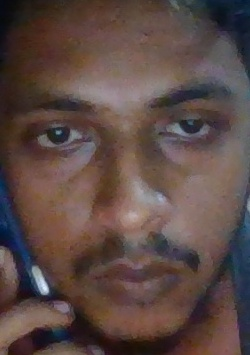
#> input picture backend/uploads/student_photos/student_1.jpg, 250 x 355 px
$ python -i biometric_service.py   (imports and definitions only)   (older library calls are emulated)
#> lines starting #> are read from the running program, lines starting #| are printed output that depends on the picture; after the words box and inside, x2 and y2 are one past the last pixel; in counts of white or black regions, pixels touching at a corner belong together
#> further down, picture is the input picture: shape (355, 250, 3); mean B, G, R 69.1, 73.4, 91.8
import cv2
import json
import base64
import os
import threading
import numpy as np
from typing import List, Tuple, Optional, Dict, Any
from app.core.logging import logger

# Base directories and ONNX weights paths
_BASE_DIR = os.path.dirname(os.path.dirname(os.path.dirname(os.path.abspath(__file__))))
_WEIGHTS_DIR = os.path.join(_BASE_DIR, "models_weights")
_YUNET_PATH = os.path.join(_WEIGHTS_DIR, "face_detection_yunet_2023mar.onnx")
_SFACE_PATH = os.path.join(_WEIGHTS_DIR, "face_recognition_sface_2021dec.onnx")

_detector_lock = threading.Lock()
_recognizer_lock = threading.Lock()

# Initialize OpenCV Haar Cascade as fail-safe fallback
_face_cascade = cv2.CascadeClassifier(cv2.data.haarcascades + "haarcascade_frontalface_default.xml")
_qr_detector = cv2.QRCodeDetector()

# Initialize Barcode Detector if available
_barcode_detector = None
try:
    if hasattr(cv2, "barcode") and hasattr(cv2.barcode, "BarcodeDetector"):
        _barcode_detector = cv2.barcode.BarcodeDetector()
except Exception as e:
    logger.warning(f"OpenCV BarcodeDetector initialization note: {e}")

# Initialize Deep Learning Face Detector (YuNet)
_yunet_detector = None
# [15 lines not run here, left out]

# Initialize Deep Learning Face Recognizer (SFace)
_sface_recognizer = None
# [11 lines not run here, left out]

# Threshold for SFace Cosine Similarity (OpenCV standard: 0.363; tuned safe threshold: 0.40)
SFACE_MATCH_THRESHOLD = 0.40


# [187 lines left out: functions decode_base64_image, encode_image_to_base64, detect_faces_detailed, detect_faces, extract_face_embedding, compute_cosine_similarity and 1 more, not called in this run]


def check_anti_spoofing(
    face_img: np.ndarray,
    full_image: Optional[np.ndarray] = None,
    bbox: Optional[Tuple[int, int, int, int]] = None
) -> Tuple[bool, float, str]:
    """
    Advanced Multi-Factor Biometric Anti-Spoofing Engine:
    1. Texture Flatness / Sharpness (Laplacian variance): Detects printed paper photos & photocopies.
    2. Specular Glare & Glass Reflection: Detects smartphone screen glass & glossy photo reflections.
    3. Chrominance Dispersion (YCrCb & HSV): Detects color gamut clamping & paper ink desaturation.
    4. 2D FFT Periodic Moiré: Detects digital screen subpixel grids (LCD/OLED phone replays).
    5. Perimeter Device Bezel / Border: Detects rectangular smartphone bezels or paper sheet edges.
    6. Luminance Dynamic Range: Detects elevated LCD black levels & washed-out printouts.

    Returns: (is_spoof: bool, liveness_score: float, details: str)
    """
    if face_img is None or face_img.size == 0:
        return True, 0.0, "Empty face region"

    fh, fw = face_img.shape[:2]
#> fh = 355; fw = 250
    if fh < 24 or fw < 24:
        return True, 0.10, "Face resolution too low for biometric liveness verification"

    gray = cv2.cvtColor(face_img, cv2.COLOR_BGR2GRAY) if len(face_img.shape) == 3 else face_img
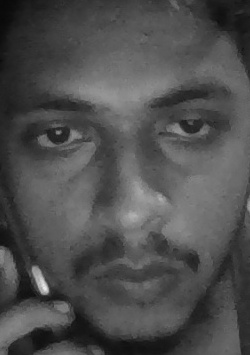
#> gray: shape (355, 250); min 8, max 237, mean 78.4
    hsv = cv2.cvtColor(face_img, cv2.COLOR_BGR2HSV) if len(face_img.shape) == 3 else None
#> hsv: shape (355, 250, 3); mean H, S, V 44.9, 83.4, 94.6
    ycrcb = cv2.cvtColor(face_img, cv2.COLOR_BGR2YCrCb) if len(face_img.shape) == 3 else None
#> ycrcb: shape (355, 250, 3); mean of channels 0, 1, 2 78.4, 137.6, 122.7

    spoof_reasons = []
    liveness_penalties = 0.0

    # 1. Texture Sharpness & Flatness (Laplacian Variance)
    laplacian_var = float(cv2.Laplacian(gray, cv2.CV_64F).var())
#> laplacian_var = 72.66
    if laplacian_var < 20.0:
        spoof_reasons.append(f"Low texture variance detected ({laplacian_var:.1f}) - Possible flat paper/blank cutout")
        liveness_penalties += 0.55
    elif laplacian_var > 1450.0:
        spoof_reasons.append(f"Extreme high-frequency noise ({laplacian_var:.1f}) - Screen subpixel grid / printer halftone")
        liveness_penalties += 0.40

    # 2. Specular Glare / Glass Reflection Detection (Phone screens & glossy photo paper)
    if hsv is not None:
        s_chan = hsv[:, :, 1]
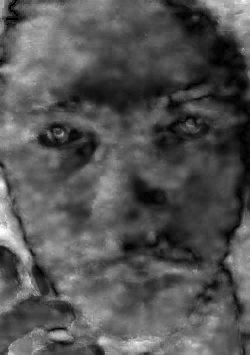
#> s_chan: shape (355, 250); min 0, max 255, mean 83.4
        v_chan = hsv[:, :, 2]
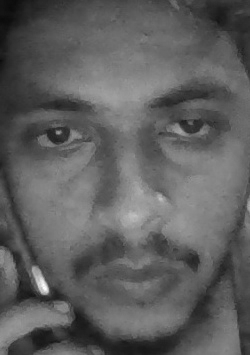
#> v_chan: shape (355, 250); min 11, max 255, mean 94.6
        # Pure white, desaturated specular glare hotspots from phone glass / glossy paper
        glare_mask = (v_chan > 246) & (s_chan < 35)
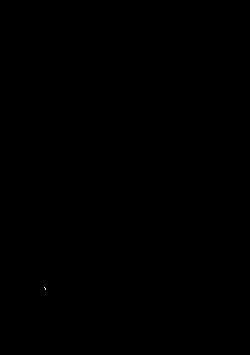
#> glare_mask: shape (355, 250) bool; 0% white in thin lines or dots, all inside (x1, y1, x2, y2) = (44, 287, 46, 290)
        glare_pct = (float(np.sum(glare_mask)) / float(fh * fw)) * 100.0
#> glare_pct = 0.00338
        if glare_pct > 1.2:
            spoof_reasons.append(f"Glass/Screen specular glare detected ({glare_pct:.2f}% hotspot area) - Possible phone display or glossy photo")
            liveness_penalties += 0.55

    # 3. Chrominance & Skin Pigment Dispersion (YCrCb & HSV color space)
    if ycrcb is not None and hsv is not None:
        y_chan = ycrcb[:, :, 0]
        cr_chan = ycrcb[:, :, 1]
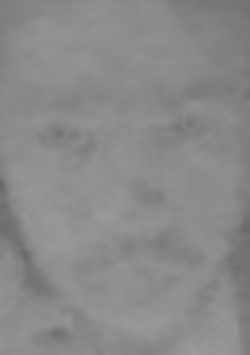
#> cr_chan: shape (355, 250); min 103, max 156, mean 137.6
        cb_chan = ycrcb[:, :, 2]
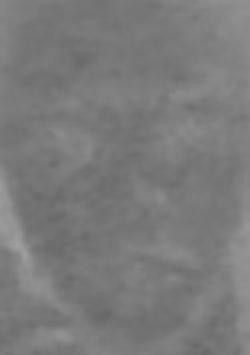
#> cb_chan: shape (355, 250); min 105, max 158, mean 122.7

        cr_std = float(np.std(cr_chan))
#> cr_std = 7.37
        cb_std = float(np.std(cb_chan))
#> cb_std = 7.33
        s_std = float(np.std(hsv[:, :, 1]))
#> s_std = 39.88

        # Real skin has natural chromatic dispersion. Printed paper and screens have clamped or skewed chroma
        if cr_std < 3.2 and cb_std < 3.0:
            spoof_reasons.append(f"Unnatural flat color gamut (Cr_std={cr_std:.1f}, Cb_std={cb_std:.1f}) - Monochrome or paper print")
            liveness_penalties += 0.50
        elif s_std < 4.0:
            spoof_reasons.append(f"Desaturated color profile (S_std={s_std:.1f}) - Flat paper printout")
            liveness_penalties += 0.40

        # Dynamic range check: screens elevate black levels due to backlight, paper compresses contrast
        y_min = int(np.percentile(y_chan, 2))
#> y_min = 22
        y_max = int(np.percentile(y_chan, 98))
#> y_max = 137
        dynamic_range = y_max - y_min
#> dynamic_range = 115
        if dynamic_range < 50:
            spoof_reasons.append(f"Low dynamic range ({dynamic_range}) - Paper photocopy or washed-out display")
            liveness_penalties += 0.35

    # 4. 2D FFT Frequency Analysis (Screen Pixel Moiré & Periodic High-Freq Artifacts)
    f = np.fft.fft2(gray)
    fshift = np.fft.fftshift(f)
    mag = np.abs(fshift)
    rows, cols = gray.shape
#> rows = 355; cols = 250
    crow, ccol = rows // 2, cols // 2
#> crow = 177; ccol = 125
    r = max(5, min(crow, ccol) // 4)
#> r = 31
    # Zero out low frequencies / DC component
    mag_hf = mag.copy()
    mag_hf[crow-r:crow+r, ccol-r:ccol+r] = 0
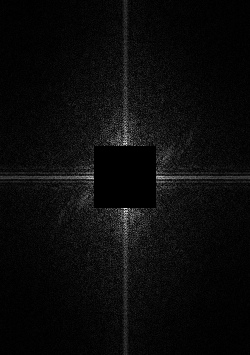
#> mag_hf: shape (355, 250) float64; min 0, max 19006.8, mean 863.5; drawn with min black and max white
    mean_hf = float(np.mean(mag_hf))
#> mean_hf = 863.5
    max_hf = float(np.max(mag_hf))
#> max_hf = 19006.8
    par = (max_hf / (mean_hf + 1e-5)) if mean_hf > 0 else 0.0
#> par = 22.01

    if par > 50.0 and mean_hf > 12.0:
        spoof_reasons.append(f"Digital screen pixel moiré detected (Peak-to-Average={par:.1f}) - Possible phone/tablet display")
        liveness_penalties += 0.50

    # 5. Perimeter Border & Phone Bezel Detection (if full image and bbox provided)
    if full_image is not None and bbox is not None and len(full_image.shape) >= 2:
        bx, by, bw, bh = bbox
        img_h, img_w = full_image.shape[:2]
        # Inspect margin around the face bounding box for phone edges or paper borders
        margin_x = int(bw * 0.25)
        margin_y = int(bh * 0.25)
        x1 = max(0, bx - margin_x)
        y1 = max(0, by - margin_y)
        x2 = min(img_w, bx + bw + margin_x)
        y2 = min(img_h, by + bh + margin_y)

        perimeter = full_image[y1:y2, x1:x2]
        if perimeter.size > 0:
            perim_gray = cv2.cvtColor(perimeter, cv2.COLOR_BGR2GRAY) if len(perimeter.shape) == 3 else perimeter
            edges = cv2.Canny(perim_gray, 50, 150)
            lines = cv2.HoughLinesP(edges, 1, np.pi/180, threshold=40, minLineLength=int(min(bw, bh)*0.6), maxLineGap=10)
            if lines is not None and len(lines) >= 3:
                straight_edges = 0
                for line in lines:
                    lx1, ly1, lx2, ly2 = line[0]
                    angle = np.abs(np.arctan2(ly2 - ly1, lx2 - lx1) * 180.0 / np.pi)
                    if angle < 12 or angle > 168 or abs(angle - 90) < 12:
                        straight_edges += 1
                if straight_edges >= 2:
                    spoof_reasons.append(f"Rectangular device bezel / paper border detected around face ({straight_edges} sharp edges)")
                    liveness_penalties += 0.60

    # Calculate final liveness score and verdict
    liveness_score = max(0.05, min(0.99, 1.0 - liveness_penalties))
    is_spoof = len(spoof_reasons) > 0 or liveness_score < 0.65
    details = "; ".join(spoof_reasons) if spoof_reasons else "Liveness verified: natural 3D skin chromaticity"

    return is_spoof, round(liveness_score, 2), details


# [35 lines left out: function detect_and_decode_id_card, not called in this run]

>>> import cv2
>>> picture = cv2.imread('../../uploads/student_photos/student_1.jpg')
>>> result = check_anti_spoofing(picture)
